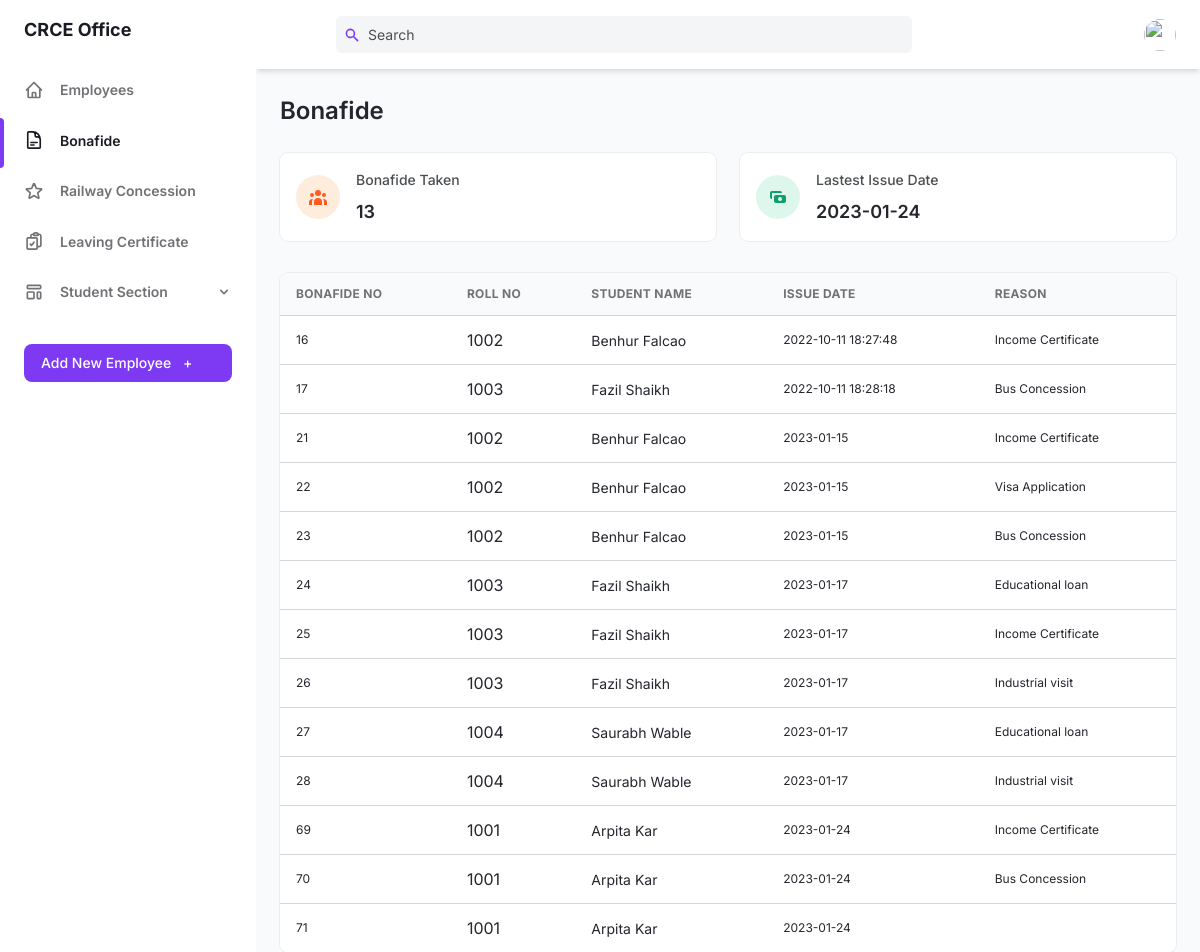
The page /teacher-portal/office/office-bonafide.php on the database its author committed.
### tables this page shows
CREATE TABLE IF NOT EXISTS `student_bonafide_map` (
  `s_id` int NOT NULL,
  `bonafide_no` int NOT NULL AUTO_INCREMENT,
  `issue_date` varchar(100) DEFAULT NULL,
  `reason` varchar(100) DEFAULT NULL,
  PRIMARY KEY (`bonafide_no`),
  KEY `s_id` (`s_id`)
);

CREATE TABLE IF NOT EXISTS `student` (
  `s_id` int NOT NULL AUTO_INCREMENT,
  `branch` varchar(100) NOT NULL,
  `first_name` varchar(100) NOT NULL,
  `last_name` varchar(100) NOT NULL,
  `mother_name` varchar(100) NOT NULL,
  `religion` varchar(100) NOT NULL,
  `gender` varchar(100) NOT NULL,
  `dob` varchar(100) NOT NULL,
  `pob` varchar(100) NOT NULL,
  `s_email` varchar(100) NOT NULL,
  `s_pwd` varchar(100) NOT NULL,
  `phone` varchar(100) NOT NULL,
  `year` varchar(100) NOT NULL,
  `home_stn` varchar(100) NOT NULL,
  `age` varchar(100) NOT NULL,
  `ila` varchar(100) NOT NULL,
  `doa` varchar(100) NOT NULL,
  `reason` varchar(100) NOT NULL,
  `remark` varchar(100) NOT NULL,
  PRIMARY KEY (`s_id`)
);

### teacher-portal/office/office-bonafide.php (the view, shortened to what this page needs)
<!DOCTYPE html>
<html :class="{ 'theme-dark': dark }" x-data="data()" lang="en">
	<head>
		<link rel="stylesheet" href="./assets/css/tailwind.output.css" />
		<link rel="stylesheet" href="https://cdnjs.cloudflare.com/ajax/libs/Chart.js/2.9.3/Chart.min.css"/>
	</head>
	<body>
		<?php
			$conn = mysqli_connect("localhost", "root", "", "crce") or die(mysqli_error($conn));
			$query = "SELECT b.*, s.first_name, s.last_name FROM student_bonafide_map AS b, student AS s WHERE b.s_id=s.s_id ORDER BY b.bonafide_no ASC";
			$data = mysqli_query($conn, $query);
		?>
		<div class="flex h-screen bg-gray-50 dark:bg-gray-900" :class="{ 'overflow-hidden': isSideMenuOpen }">
				<aside  class="z-20 hidden w-64 overflow-y-auto bg-white dark:bg-gray-800 md:block flex-shrink-0">
					<div class="py-4 text-gray-500 dark:text-gray-400">
						<a class="ml-6 text-lg font-bold text-gray-800 dark:text-gray-200" href="office-home.php">
							CRCE Office
						</a>
						<ul class="mt-6">
                            <li class="relative px-6 py-3">
								<a class="inline-flex items-center w-full text-sm font-semibold transition-colors duration-150 hover:text-gray-800 dark:hover:text-gray-200"
								    href="office-home.php">
                                    <span class="ml-4">
                                       Employees
                                    </span>
								</a>
							</li>
                            <li class="relative px-6 py-3">
                                <span class="absolute inset-y-0 left-0 w-1 bg-purple-600 rounded-tr-lg rounded-br-lg" aria-hidden="true"></span>
                                <a class="inline-flex items-center w-full text-sm font-semibold text-gray-800 transition-colors duration-150 hover:text-gray-800 dark:hover:text-gray-200 dark:text-gray-100"
                                    href="office-bonafide.php">
                                    <span class="ml-4">
                                        Bonafide
                                    </span>
                                </a>
                            </li>
						</ul>
						<ul>
                            <li class="relative px-6 py-3">
								<a class="inline-flex items-center w-full text-sm font-semibold transition-colors duration-150 hover:text-gray-800 dark:hover:text-gray-200"
								    href="office-train.php">
                                    <span class="ml-4">
										Railway Concession
                                    </span>
								</a>
							</li>
                            <li class="relative px-6 py-3">
								<a class="inline-flex items-center w-full text-sm font-semibold transition-colors duration-150 hover:text-gray-800 dark:hover:text-gray-200"
								    href="office-lc.php">
                                    <span class="ml-4">
                                       Leaving Certificate
                                    </span>
								</a>
							</li>
                            <li class="relative px-6 py-3">
								<button class="inline-flex items-center justify-between w-full text-sm font-semibold transition-colors duration-150 hover:text-gray-800 dark:hover:text-gray-200" @click="togglePagesMenu" aria-haspopup="true" >
								<span class="inline-flex items-center">
									<span class="ml-4">
									Student Section
									</span>
								</span>
								<svg class="w-4 h-4" aria-hidden="true" fill="currentColor" viewBox="0 0 20 20">
									<path fill-rule="evenodd" d="M5.293 7.293a1 1 0 011.414 0L10 10.586l3.293-3.293a1 1 0 111.414 1.414l-4 4a1 1 0 01-1.414 0l-4-4a1 1 0 010-1.414z" clip-rule="evenodd"></path>
								</svg>
								</button>
							</li>
						</ul>
						<div class="px-6 my-6">
							<button class="flex items-center justify-between w-full px-4 py-2 text-sm font-medium leading-5 text-white transition-colors duration-150 bg-purple-600 border border-transparent rounded-lg active:bg-purple-600 hover:bg-purple-700 focus:outline-none focus:shadow-outline-purple" >
								<a href="add-employee-office.php">
									Add New Employee <span class="ml-2" aria-hidden="true">+</span>
								</a>
							</button>
						</div>
					</div>
				</aside>
			<div class="flex flex-col flex-1 w-full">
				<header class="z-10 py-4 bg-white shadow-md dark:bg-gray-800">
					<div class="container flex items-center justify-between h-full px-6 mx-auto text-purple-600 dark:text-purple-300">
							<div class="search flex justify-center flex-1 lg:mr-32">
								<div class="relative w-full max-w-xl mr-6 focus-within:text-purple-500">
									<div class="absolute inset-y-0 flex items-center pl-2">
										<svg class="w-4 h-4" aria-hidden="true" fill="currentColor" viewBox="0 0 20 20">
										<path
											fill-rule="evenodd"
											d="M8 4a4 4 0 100 8 4 4 0 000-8zM2 8a6 6 0 1110.89 3.476l4.817 4.817a1 1 0 01-1.414 1.414l-4.816-4.816A6 6 0 012 8z"
											clip-rule="evenodd"
										></path>
										</svg>
									</div>
									<input
										class="searchTerm cd-search table-filter w-full pl-8 pr-2 text-sm text-gray-700 placeholder-gray-600 bg-gray-100 border-0 rounded-md dark:placeholder-gray-500 dark:focus:shadow-outline-gray dark:focus:placeholder-gray-600 dark:bg-gray-700 dark:text-gray-200 focus:placeholder-gray-500 focus:bg-white focus:border-purple-300 focus:outline-none focus:shadow-outline-purple form-input"
										type="text"
										placeholder="Search"
										aria-label="Search"
										id="myInput"
										onkeyup="myFunction()"
										data-table="order-table"
									/>
								</div>
							</div>
						<ul class="flex items-center flex-shrink-0 space-x-6">
								<li class="relative">
								<button
									class="align-middle rounded-full focus:shadow-outline-purple focus:outline-none"
									@click="toggleProfileMenu"
									@keydown.escape="closeProfileMenu"
									aria-label="Account"
									aria-haspopup="true"
								>
									<img
									class="object-cover w-8 h-8 rounded-full"
									src="https://images.unsplash.com/photo-1502378735452-bc7d86632805?ixlib=rb-0.3.5&q=80&fm=jpg&crop=entropy&cs=tinysrgb&w=200&fit=max&s=aa3a807e1bbdfd4364d1f449eaa96d82"
									alt=""
									aria-hidden="true"
									/>
								</button>
								</li>
						</ul>
					</div>
				</header>
				<main class="h-full overflow-y-auto">
					<div class="container px-6 mx-auto grid">
						<h2 class="my-6 text-2xl font-semibold text-gray-700 dark:text-gray-200">Bonafide</h2>
							<?php
								$sql = "SELECT COUNT(s_id) as t_bonafide  FROM student_bonafide_map;";
								$query = mysqli_query($conn, $sql);
								$row = mysqli_fetch_assoc($query);
								$code = "SELECT issue_date FROM student_bonafide_map ORDER BY issue_date DESC LIMIT 1";
								$count = mysqli_query($conn, $code);
								$student = mysqli_fetch_assoc($count);
							?>
							<div class="grid gap-6 mb-8 md:grid-cols-2 xl:grid-cols-4">
                                    <div class="flex items-center p-4 bg-white rounded-lg shadow-xs dark:bg-gray-800">
                                    <div class="p-3 mr-4 text-orange-500 bg-orange-100 rounded-full dark:text-orange-100 dark:bg-orange-500">
                                    </div>
                                    <div>
                                        <p class="mb-2 text-sm font-medium text-gray-600 dark:text-gray-400">
                                        	Bonafide Taken
                                        </p>
                                        <p class="text-lg font-semibold text-gray-700 dark:text-gray-200">
                                            <?php echo $row['t_bonafide']; ?>
                                        </p>
                                    </div>
                                    </div>
                                    <div class="flex items-center p-4 bg-white rounded-lg shadow-xs dark:bg-gray-800">
                                    <div class="p-3 mr-4 text-green-500 bg-green-100 rounded-full dark:text-green-100 dark:bg-green-500">
                                        <svg class="w-5 h-5" fill="currentColor" viewBox="0 0 20 20">
                                        <path fill-rule="evenodd" d="M4 4a2 2 0 00-2 2v4a2 2 0 002 2V6h10a2 2 0 00-2-2H4zm2 6a2 2 0 012-2h8a2 2 0 012 2v4a2 2 0 01-2 2H8a2 2 0 01-2-2v-4zm6 4a2 2 0 100-4 2 2 0 000 4z" clip-rule="evenodd"></path>
                                        </svg>
                                    </div>
                                    <div>
                                        <p class="mb-2 text-sm font-medium text-gray-600 dark:text-gray-400"> Lastest Issue Date </p>
                                        <p class="text-lg font-semibold text-gray-700 dark:text-gray-200">
                                            <?php echo $student['issue_date']; ?>
                                        </p>
                                    </div>
                                    </div>
							</div>
							<div class="w-full overflow-hidden rounded-lg shadow-xs">
								<div class="w-full overflow-x-auto">
									<table class="order-table w-full whitespace-no-wrap">
										<thead>
											<tr class="text-xs font-semibold tracking-wide text-left text-gray-500 uppercase border-b dark:border-gray-700 bg-gray-50 dark:text-gray-400 dark:bg-gray-800">
											<th class="px-4 py-3">Bonafide No </th>
											<th class="px-4 py-3">Roll No</th>
											<th class="px-4 py-3">Student Name</th>
                                            <th class="px-4 py-3">Issue Date </th>
                                            <th class="px-4 py-3">Reason </th>
											</tr>
										</thead>
										<tbody class="bg-white divide-y dark:divide-gray-700 dark:bg-gray-800">
											<?php
													while($result = mysqli_fetch_assoc($data))
													{
														echo"<tr class='text-gray-700 dark:text-gray-400'>
																<td class='px-4 py-3 text-xs'>".$result['bonafide_no']."</td>
																<td class='px-4 py-3'>".$result['s_id']."</td>
																<td class='px-4 py-3 text-sm'>".$result['first_name']." ".$result['last_name']."</td>
                                                                <td class='px-4 py-3 text-xs'>".$result['issue_date']."</td>
                                                                <td class='px-4 py-3 text-xs'>".$result['reason']."</td>
															</tr>";
													}
											?>
										</tbody>
									</table>
								</div>
							</div>
					</div>
				</main>
			</div>
    	</div>
	</body>
</html>

### rows shown on the page
student_bonafide_map: bonafide_no "16", s "1002", s.first_name "Benhur", s.last_name "Falcao", issue_date "2022-10-11 18:27:48", reason "Income Certificate"
student_bonafide_map: bonafide_no "17", s "1003", s.first_name "Fazil", s.last_name "Shaikh", issue_date "2022-10-11 18:28:18", reason "Bus Concession"
student_bonafide_map: bonafide_no "21", s "1002", s.first_name "Benhur", s.last_name "Falcao", issue_date "2023-01-15", reason "Income Certificate"
student_bonafide_map: bonafide_no "22", s "1002", s.first_name "Benhur", s.last_name "Falcao", issue_date "2023-01-15", reason "Visa Application"
student_bonafide_map: bonafide_no "23", s "1002", s.first_name "Benhur", s.last_name "Falcao", issue_date "2023-01-15", reason "Bus Concession"
student_bonafide_map: bonafide_no "24", s "1003", s.first_name "Fazil", s.last_name "Shaikh", issue_date "2023-01-17", reason "Educational loan"
student_bonafide_map: bonafide_no "25", s "1003", s.first_name "Fazil", s.last_name "Shaikh", issue_date "2023-01-17", reason "Income Certificate"
student_bonafide_map: bonafide_no "26", s "1003", s.first_name "Fazil", s.last_name "Shaikh", issue_date "2023-01-17", reason "Industrial visit"
student_bonafide_map: bonafide_no "27", s "1004", s.first_name "Saurabh", s.last_name "Wable", issue_date "2023-01-17", reason "Educational loan"
student_bonafide_map: bonafide_no "28", s "1004", s.first_name "Saurabh", s.last_name "Wable", issue_date "2023-01-17", reason "Industrial visit"
student_bonafide_map: bonafide_no "69", s "1001", s.first_name "Arpita", s.last_name "Kar", issue_date "2023-01-24", reason "Income Certificate"
student_bonafide_map: bonafide_no "70", s "1001", s.first_name "Arpita", s.last_name "Kar", issue_date "2023-01-24", reason "Bus Concession"
student_bonafide_map: bonafide_no "71", s "1001", s.first_name "Arpita", s.last_name "Kar", issue_date "2023-01-24"

### other values the page prints
$row['t_bonafide'] "13"
$student['issue_date'] "2023-01-24"
